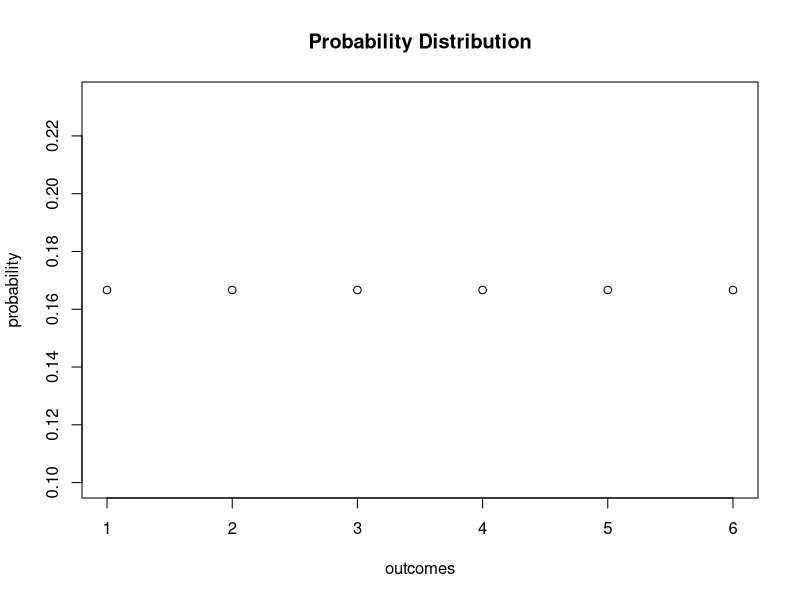
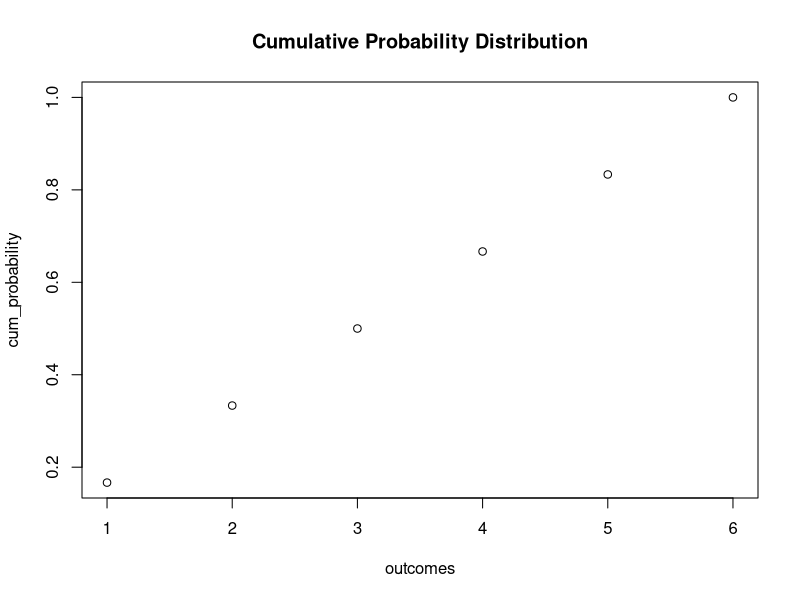
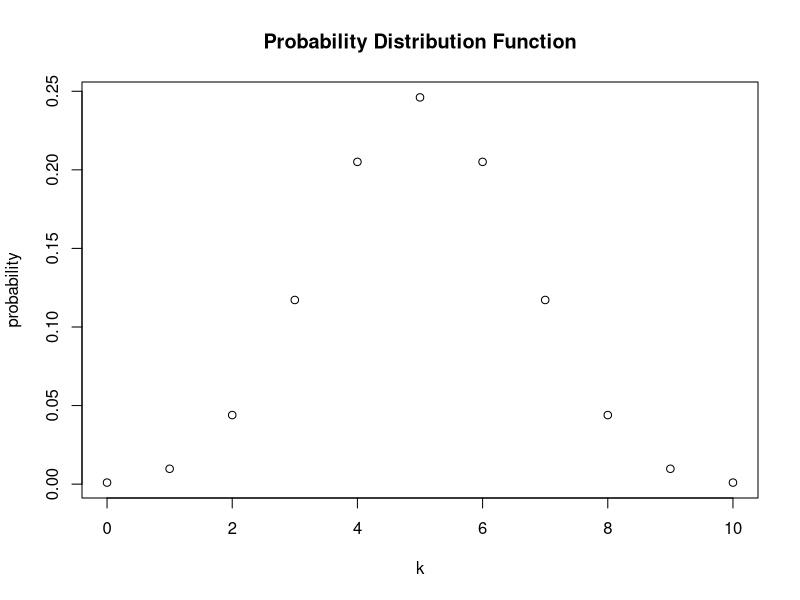
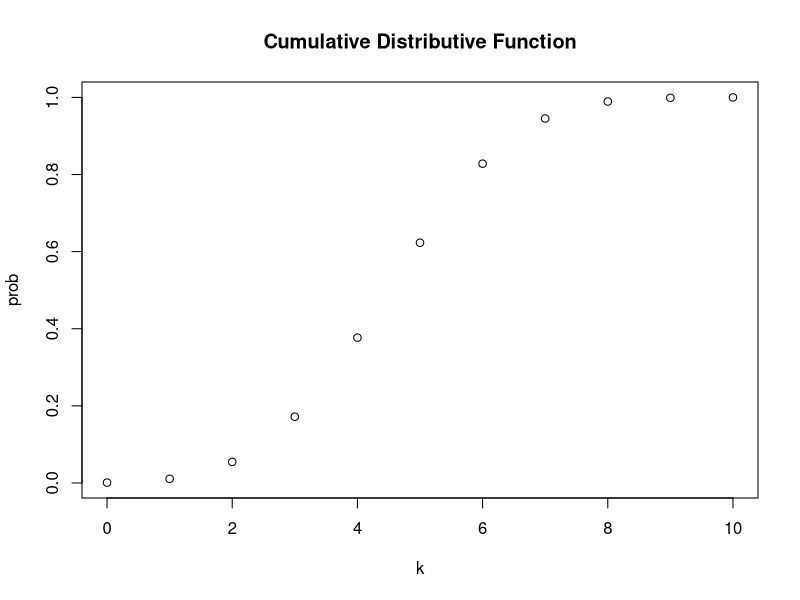

Recreate these plots in R, in order. (Note: this script raises an error after producing the figures.)
## ---- chunk 1
library_list <- c(
  "AER",
  "MASS",
  "dplyr",
  "readxl",
  "scales",
  "stargazer",
  "mvtnorm",
  "plm",
  "rddtools",
  "tidyr",
  "dynlm",
  "forecast",
  "quantmod",
  "urca",
  "orcutt",
  "nlme",
  "vars",
  "fGarch"
)

for(library in library_list){
  
  if(!require(library, character.only = TRUE)){
    install.packages(library, dependencies = TRUE, repos = "http://cran.us.r-project.org")
    require(library, character.only = TRUE )
    
  }
}

## ---- chunk 2
probability <- rep(1/6, 6)

plot(probability,
     xlab= "outcomes",
     main="Probability Distribution")

cum_probability <- cumsum(probability)

plot(cum_probability,
     xlab="outcomes",
     main="Cumulative Probability Distribution")

#example: tossing a coin and observing the Bernoulli distributed var. What is the probability that we observed Head five times (k=5) when tossing the coin ten times with prob=0.5?
dbinom(x=5,
       size=10,
       prob=0.5)

#compute P(4 <= k <= 7)
sum(dbinom(x=4:7, size=10, prob=0.5))
pbinom(size=10, prob=0.5, q=7) - pbinom(size=10, prob=0.5, q=3)

#In this example, there are 11 possible outcomes for k.
k <- 0:10
k
probability <- dbinom(x=k,
                      size=10,
                      prob=0.5)
plot(x=k,
     y=probability,
     main="Probability Distribution Function")

#plot cumulative probabilities
prob <- pbinom(q=k,
               size=10,
               prob=0.5)

plot(x=k,
     y=prob,
     main="Cumulative Distributive Function")

#Expected Value, Mean, and Variance
mean(1:6)

#sampling with replacement
set.seed(1)
sample(1:6, 3, replace=TRUE)
mean(sample(1:6, 1000, replace=TRUE))
var(1:6)

#!!!!!Example
f <- function(x) 3 / x^4
g <- function(x) x*f(x)
h <- function(x) x^2 * f(x)

#area under the density curve
area <- integrate(f, 
                 lower = 1, 
                 upper = Inf)$value
area 

#compute E(x)
EX <- integrate(g,
                lower=1,
                upper=Inf)$value
EX

#compute Var(x)
Varx <- integrate(h,
                  lower=1,
                  upper=Inf)$value - EX^2
VarX

#The Normal Distribution
#define the standard normal PDF as an R function
f <- function(x){
  1/(sqrt(2*pi))*exp(-0.5*x^2)
}

quants <- c(-1.96, 0, 1.96)
f(quants)
#compare to see if the function computes standard normal densities
f(quants)==dnorm(quants)

#Chi-Squared Distribution
#plot where df (M) = 3
curve(dchisq(x, df=3),
      xlim=c(0,10),
      ylim=c(0,1),
      col="blue",
      ylab="",
      main="pdf and cdf of Chi-Squared Distribution, M=3")
curve(pchisq(x, df=3),
      xlim=c(0,10),
      add=TRUE,
      col="red")
legend("topleft",
       c("PDF", "CDF"),
       col=c("blue","red"),
       lty=c(1,1))

#curve shape depends on df
curve(dchisq(x, df = 1), 
      xlim = c(0, 15), 
      xlab = "x", 
      ylab = "Density", 
      main = "Chi-Square Distributed Random Variables")

# add densities for M=2,...,7 to the plot using a 'for()' loop 
for (M in 2:7) {
  curve(dchisq(x, df = M),
        xlim = c(0, 15), 
        add = T, 
        col = M)
}
legend("topright", 
       as.character(1:7), 
       col = 1:7 , 
       lty = 1, 
       title = "D.F.")

#the T distribution
# plot the standard normal density
curve(dnorm(x), 
      xlim = c(-4, 4), 
      xlab = "x", 
      lty = 2, 
      ylab = "Density", 
      main = "Densities of t Distributions")

# plot the t density for M=2, M=4, and M=25
curve(dt(x, df = 2), 
      xlim = c(-4, 4), 
      col = 2, 
      add = T)
curve(dt(x, df = 4), 
      xlim = c(-4, 4), 
      col = 3, 
      add = T)
curve(dt(x, df = 25), 
      xlim = c(-4, 4), 
      col = 4, 
      add = T)
legend("topright", 
       c("N(0, 1)", "M=2", "M=4", "M=25"), 
       col = 1:4, 
       lty = c(2, 1, 1, 1))
#as df increases, the shape of the t distribution is closer to the normal bell curve

#F distribution
#find P(Y >= 2), for F distributed random var Y with number df=3 and denom df=14
pf(2, df1=3, df2=14, lower.tail=F)
#visualize this prob
x <- c(2, seq(2, 10, 0.01), 10)
y <- c(0, df(seq(2, 10, 0.01), 3, 14), 0)

curve(df(x, 3, 14),
     ylim=c(0, .8),
     xlim=c(0,10),
     ylab="Density",
     main="Density Function")
polygon(x, y, col="orange")
## ---- chunk 3
# Plot the density histogram
hist(sample.avgs, 
     ylim = c(0, 1.4), 
     col = "steelblue" , 
     freq = F, 
     breaks = 20)

# overlay the theoretical distribution of sample averages on top of the histogram
curve(dnorm(x, sd = 1/sqrt(n)), 
      col = "red", 
      lwd = "2", 
      add = T)

# number of repetitions
reps <- 10000

# set degrees of freedom of a chi-Square Distribution
DF <- 3 

# sample 10000 column vectors à 3 N(0,1) R.V.S
Z <- replicate(reps, rnorm(DF)) 

# column sums of squares
X <- colSums(Z^2)

# histogram of column sums of squares
hist(X, 
     freq = F, 
     col = "steelblue", 
     breaks = 40, 
     ylab = "Density", 
     main = "")

# add theoretical density
curve(dchisq(x, df = DF), 
      type = 'l', 
      lwd = 2, 
      col = "red", 
      add = T)

#Law of Large Numbers - Central Limit Theorem
#coin toss example
set.seed(1)
N <- 30000
Y <- sample(0:1, N, replace = T)

# Calculate R_n for 1:N
S <- cumsum(Y)
R <- S/(1:N)

# Plot the path.
plot(R, 
     ylim = c(0.3, 0.7), 
     type = "l", 
     col = "steelblue", 
     lwd = 2, 
     xlab = "n", 
     ylab = "R_n",
     main = "Converging Share of Heads in Repeated Coin Tossing")

# Add a dashed line for R_n = 0.5
lines(c(0, N), 
      c(0.5, 0.5), 
      col = "darkred", 
      lty = 2, 
      lwd = 1)
## ---- chunk 4
#3.1 Estimations of the Population Mean
# plot the chi_12^2 distribution
curve(dchisq(x, df=12), 
      from = 0, 
      to = 40, 
      ylab = "density", 
      xlab = "hourly earnings in Euro")

# sample from the chi_12^2 distribution, use only the first observation
set.seed(1)
rsamp <- rchisq(n = 100, df = 12)
rsamp[1]

#is this a good estimator? You want unbiasedness, consistency, and variance/efficiency

####################
#3.3 Hypothesis Tests Concerning the Population Mean
##the p-value is the probability of drawing data and observing a corresponding test statistic that is at least as adverse to what is stated in the null
# plot the standard normal density on the interval [-4,4]
curve(dnorm(x),
      xlim = c(-4, 4),
      main = "Calculating a p-Value",
      yaxs = "i",
      xlab = "z",
      ylab = "",
      lwd = 2,
      axes = "F")

# add x-axis
axis(1, 
     at = c(-1.5, 0, 1.5), 
     padj = 0.75,
     labels = c(expression(-frac(bar(Y)^"act"~-~bar(mu)[Y,0], sigma[bar(Y)])),
                0,
                expression(frac(bar(Y)^"act"~-~bar(mu)[Y,0], sigma[bar(Y)]))))

# shade p-value/2 region in left tail
polygon(x = c(-6, seq(-6, -1.5, 0.01), -1.5),
        y = c(0, dnorm(seq(-6, -1.5, 0.01)),0), 
        col = "steelblue")

# shade p-value/2 region in right tail
polygon(x = c(1.5, seq(1.5, 6, 0.01), 6),
        y = c(0, dnorm(seq(1.5, 6, 0.01)), 0), 
        col = "steelblue")

##t stat
samplemean_act <- mean(
  sample(0:1, 
         prob = c(0.9, 0.1), 
         replace = T, 
         size = 100))
SE_samplemean <- sqrt(samplemean_act * (1 - samplemean_act) / 100)
mean_h0 <- 0.1

tstatistic <- (samplemean_act - mean_h0) / SE_samplemean
tstatistic

# prepare empty vector for t-statistics
tstatistics <- numeric(10000)

# set sample size
n <- 300

# simulate 10000 t-statistics
for (i in 1:10000) {
  
  s <- sample(0:1, 
              size = n,  
              prob = c(0.9, 0.1),
              replace = T)
  
  tstatistics[i] <- (mean(s)-0.1)/sqrt(var(s)/n)
  
}
# plot density and compare to N(0,1) density
plot(density(tstatistics),
     xlab = "t-statistic",
     main = "Estimated Distribution of the t-statistic when n=300",
     lwd = 2,
     xlim = c(-4, 4),
     col = "steelblue")

# N(0,1) density (dashed)
curve(dnorm(x), 
      add = T, 
      lty = 2, 
      lwd = 2)

##test for significance
# compute the p-value
pvalue <- 2 * pnorm(- abs(samplemean_act - mean_h0) / SE_samplemean)
pvalue < 0.05

# check critical value
qnorm(p=0.975)

# check whether the null is rejected using the t stat
abs(tstatistic) > 1.96

####################
#3.4 Confidence Intervals for the Population Mean
set.seed(1)
sampledata <- rnorm(100, 10, 10)
t.test(sampledata)$"conf.int"
t.test(sampledata)
#the sample mean is significantly different from 0 at the 5% level since My=0 is not an element of the 95% conf int and p-value is much less than 0.05 (we fail to reject the null)

####################
#3.5 Comparing Means from Different Populations
# draw data from two different populations with equal mean
set.seed(1)
sample_pop1 <- rnorm(100, 10, 10)
sample_pop2 <- rnorm(100, 10, 20)

# perform a two sample t-test
t.test(sample_pop1, sample_pop2)
#the two-sample t test does not reject the null, the difference in the mean of the populations is different from 0
## ---- chunk 5
#4.1 Simple Linear Regression
STR <- c(15, 17, 19, 20, 22, 23.5, 25)
TestScore <- c(680, 640, 670, 660, 630, 660, 635)

plot(TestScore ~ STR)
abline(a=713, b=-3)

####################
#4.2 Estimating the Coefficients of the Linear Regression Model
data(CASchools)
CASchools$STR <- CASchools$students/CASchools$teachers
CASchools$score <- (CASchools$read + CASchools$math)/2
avg_STR <- mean(CASchools$STR) 
avg_score <- mean(CASchools$score)
sd_STR <- sd(CASchools$STR) 
sd_score <- sd(CASchools$score)
quantiles <- c(0.10, 0.25, 0.4, 0.5, 0.6, 0.75, 0.9)
quant_STR <- quantile(CASchools$STR, quantiles)
quant_score <- quantile(CASchools$score, quantiles)

# gather everything in a data.frame 
DistributionSummary <- data.frame(Average = c(avg_STR, avg_score), 
                                  StandardDeviation = c(sd_STR, sd_score), 
                                  quantile = rbind(quant_STR, quant_score))
DistributionSummary

plot(score~STR,
     data=CASchools,
     main="Scatterplot of TestScore and STR",
     xlab="STR (X)",
     ylab="Test Score (Y)")

cor(CASchools$STR, CASchools$score)

#OLS estimators
linear_model <- lm(score~STR, data=CASchools)
summary(linear_model)

plot(score~STR,
     data=CASchools,
     main="Scatterplor of TestScore and STR",
     xlab="STR (X)",
     ylab="Test Score (Y)",
     xlim=c(10,30),
     ylim=c(600,700))
abline(linear_model)

####################
#4.3 Measures of Fit
#R-squared measures how well the variance is explained by the model. The Standard Error of the Regression (SER) measures the standard deviation of the residuals.

## ---- chunk 6
#5.1 Heterosckedasticity and Homoskedasticity
# set up vector of x coordinates
set.seed(123)
x <- rep(c(10,15,20,25), each=25)
# initialize vector of errors
e <- c()

# sample 100 errors such that the variance increases with x
e[1:25] <- rnorm(25, sd = 10)
e[26:50] <- rnorm(25, sd = 15)
e[51:75] <- rnorm(25, sd = 20)
e[76:100] <- rnorm(25, sd = 25)

# set up y
y <- 720 - 3.3 * x + e

# Estimate the model 
mod <- lm(y ~ x)

# Plot the data
plot(x = x, 
     y = y, 
     main = "An Example of Heteroskedasticity",
     xlab = "Student-Teacher Ratio",
     ylab = "Test Score",
     cex = 0.5, 
     pch = 19, 
     xlim = c(8, 27), 
     ylim = c(600, 710))

# Add the regression line to the plot
abline(mod, col = "darkred")

# Add boxplots to the plot
boxplot(formula = y ~ x, 
        add = TRUE, 
        at = c(10, 15, 20, 25), 
        col = alpha("gray", 0.4), 
        border = "black")
#the variance of test scores increases as the student-teacher ratio increases
#Computation of Heteroskedasticity-Robust Standard Errors - set type to "HC1"

vcov <- vcovHC(linear_model, type="HC1")
vcov
#^gives variance-covariance matrix of coefficient estimates. We want the square root of the diagonal of the matrix, the standard error estimates

robust_se <- sqrt(diag(vcov))
robust_se

coeftest(linear_model, vcov.=vcov)
